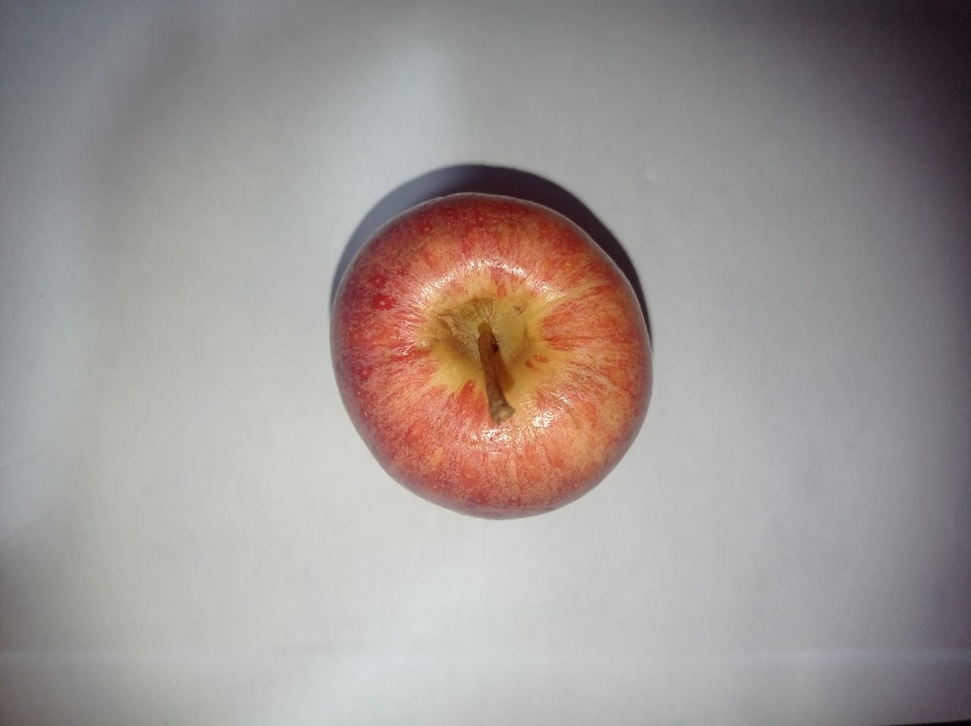
#> input picture apple5.jpg, 971 x 726 px, shrunk from 1280 x 957 before the run; the run also reads 1 picture not shown here
$ python index.py
#> lines starting #> are read from the running program, lines starting #| are printed output that depends on the picture
import cv2 as cv
import numpy as np
from matplotlib import pyplot as plt

img = cv.imread('apple5.jpg', cv.IMREAD_GRAYSCALE)
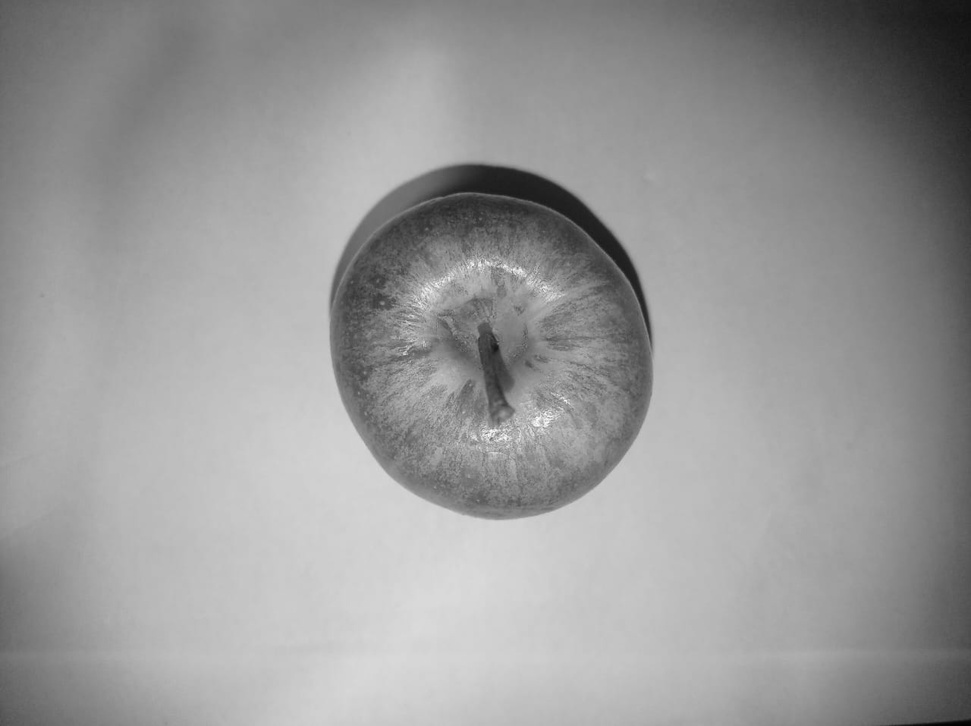
#> img: shape (726, 971); min 1, max 254, mean 152.7

assert img is not None, "file could not be read, check with os.path.exists()"

img2 = img.copy()

template = cv.imread('apple6P.png', cv.IMREAD_GRAYSCALE)
assert template is not None, "file could not be read, check with os.path.exists()"
w, h = template.shape[::-1]
#> w = 18; h = 46

# Todos los metodos de comparacion
methods = ['cv.TM_CCOEFF', 'cv.TM_CCOEFF_NORMED', 'cv.TM_CCORR',
            'cv.TM_CCORR_NORMED', 'cv.TM_SQDIFF', 'cv.TM_SQDIFF_NORMED']

for meth in methods:
    img = img2.copy()
    method = eval(meth)

    # Aplicando Matching
    res = cv.matchTemplate(img,template,method)
    min_val, max_val, min_loc, max_loc = cv.minMaxLoc(res)

    # Si el metodo es TM_SQDIFF o TM_SQDIFF_NORMED, toma lo minimo
    if method in [cv.TM_SQDIFF, cv.TM_SQDIFF_NORMED]:

        top_left = min_loc

    else:

        top_left = max_loc

    bottom_right = (top_left[0] + w, top_left[1] + h)

    cv.rectangle(img,top_left, bottom_right, 255, 2)
    plt.subplot(121),plt.imshow(res,cmap = 'gray')
    plt.title('Matching Result'), plt.xticks([]), plt.yticks([])
    plt.subplot(122),plt.imshow(img,cmap = 'gray')
    plt.title('Detected Point'), plt.xticks([]), plt.yticks([])
    plt.suptitle(meth)
    plt.show()
#> this loop made 6 passes
#> (min_val, max_val, min_loc, top_left, bottom_right) on passes 1 to 4: (-776050.1, 625648.4, (511, 141), (477, 488), (495, 534)), (-0.693, 0.688, (533, 637), (237, 251), (255, 297)), (1935057.9, 18058770, (953, 0), (413, 589), (431, 635)), (0.732, 0.974, (498, 149), (488, 358), (506, 404))
#> (min_val, max_val, max_loc, top_left, bottom_right) on passes 5 to 6: (593355, 11828899, (413, 589), (347, 354), (365, 400)), (0.0637, 1, (883, 0), (628, 382), (646, 428))
#> pass 1, `res = cv.matchTemplate(img,template,method)`:
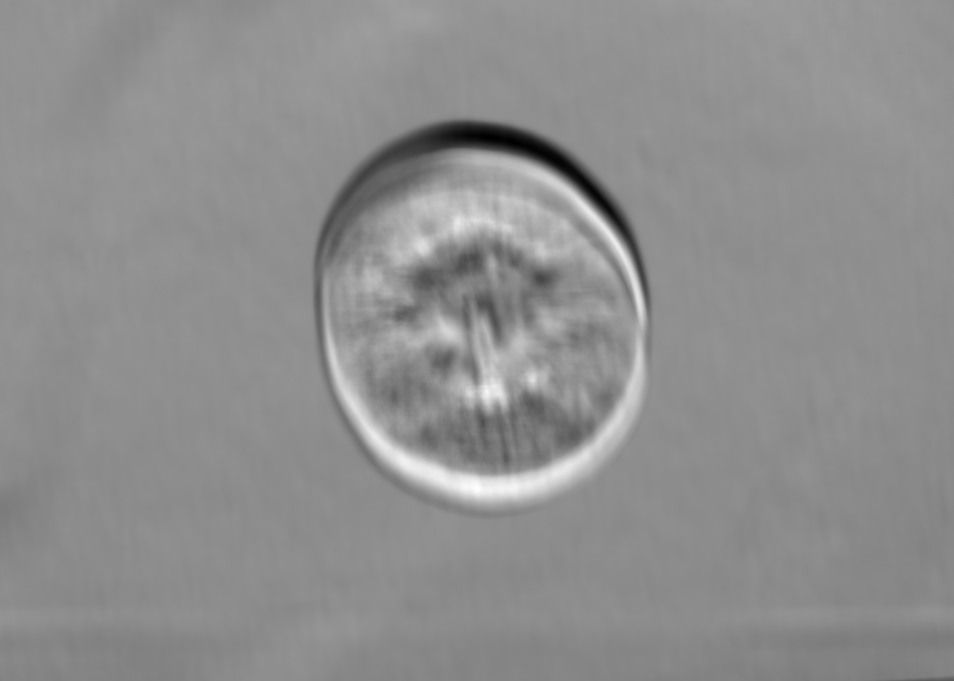
#> res: shape (681, 954) float32; min -776050.1, max 625648.4, mean 8539; drawn with min black and max white
#> pass 1, `plt.show()`:
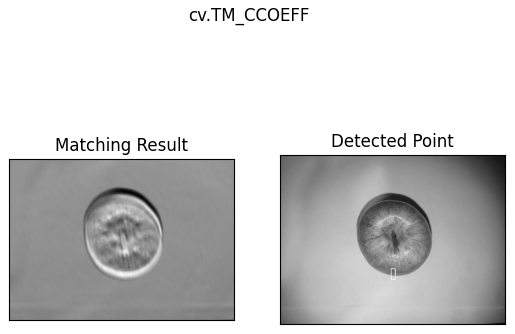
#> figure drawn by matplotlib, 2 panels
#> pass 2, `res = cv.matchTemplate(img,template,method)`:
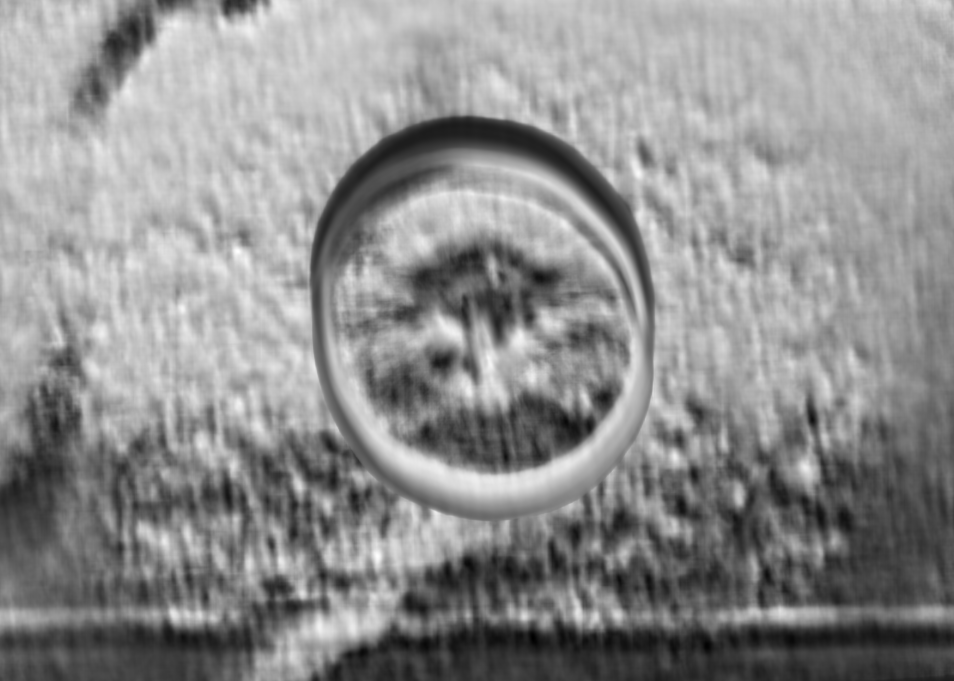
#> res: shape (681, 954) float32; min -0.693, max 0.688, mean 0.0793; drawn with min black and max white
#> pass 2, `plt.show()`:
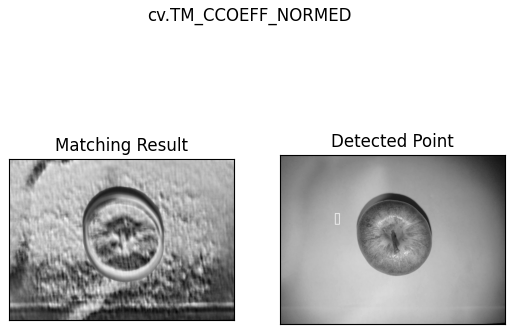
#> figure drawn by matplotlib, 2 panels
#> pass 3, `res = cv.matchTemplate(img,template,method)`:
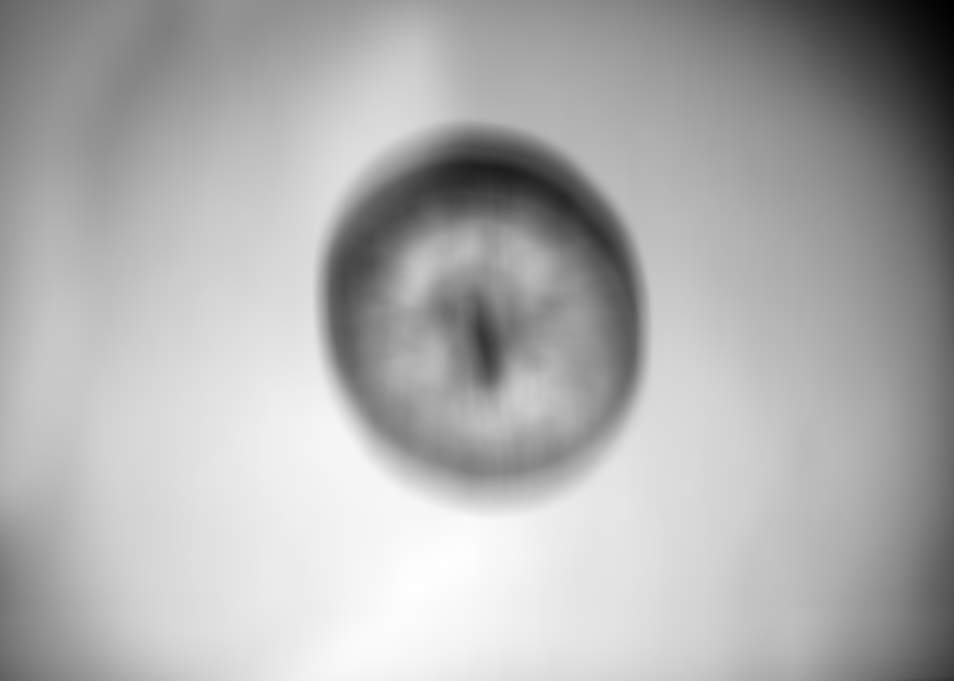
#> res: shape (681, 954) float32; min 1935057.9, max 18058770, mean 12947398; drawn with min black and max white
#> after the loop:
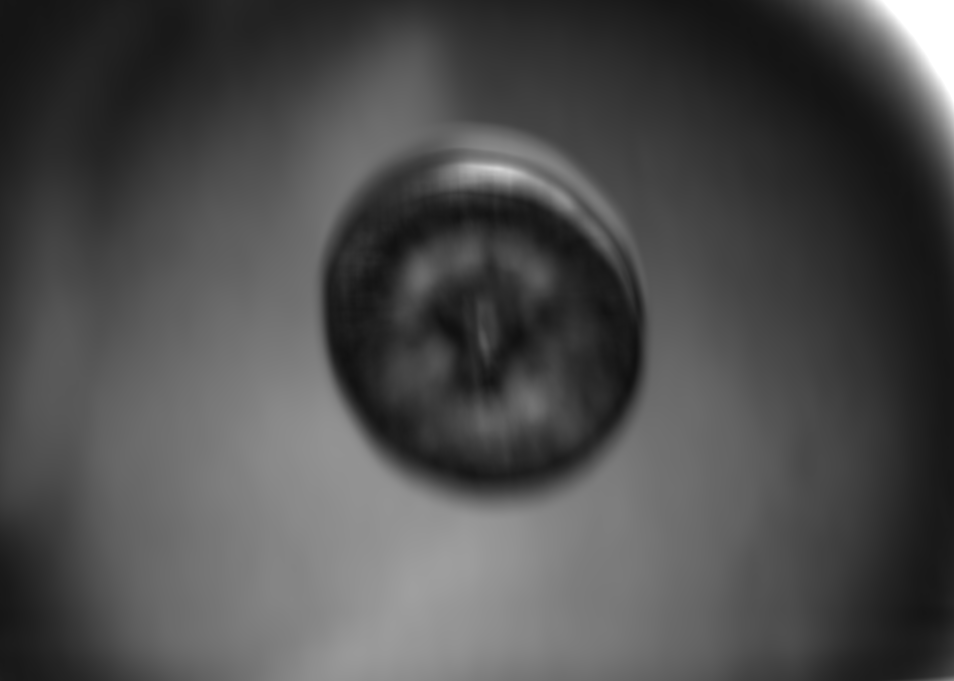
#> res: shape (681, 954) float32; min 0.0637, max 1, mean 0.303
